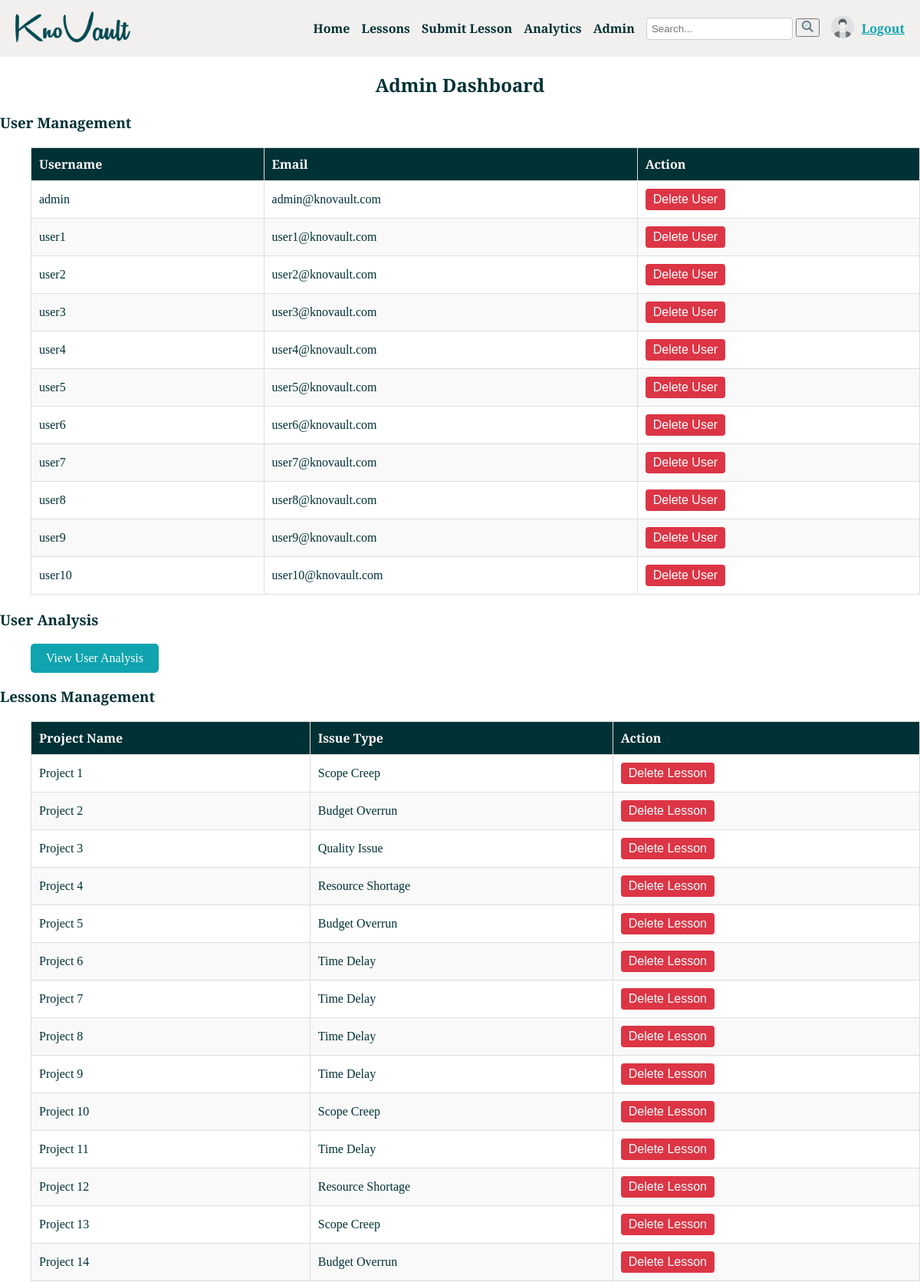
Screenshot of /admin/ (signed in, upper part) with the database file from the repository.
### app/models.py (models this page shows, shortened)
class User(db.Model, UserMixin):
    id = db.Column(db.Integer, primary_key=True)
    full_name = db.Column(db.String(100), nullable=False)  # Added field for full name
    username = db.Column(db.String(20), unique=True, nullable=False)
    email = db.Column(db.String(120), unique=True, nullable=False)
    password_hash = db.Column(db.String(128))
    role = db.Column(db.String(10), default='user')  # 'user' or 'admin'
    project_role = db.Column(db.String(50), nullable=True)  # Optional field for project role
    is_active = db.Column(db.Boolean, default=True)  # Field for account status
    terms_accepted = db.Column(db.Boolean, default=False, nullable=False)  # Field for terms acceptance
    @property
    def is_admin(self):
        return self.role == 'admin'

class Lesson(db.Model):
    id = db.Column(db.Integer, primary_key=True)
    user_id = db.Column(db.Integer, ForeignKey('user.id', name='fk_lesson_user_id'))
    project_name = db.Column(db.String(100), nullable=False)
    project_phase = db.Column(db.String(50), nullable=False)
    issue_type = db.Column(db.String(50), nullable=False)
    solution = db.Column(db.Text, nullable=False)
    recommendation = db.Column(db.Text, nullable=True)
    tags = db.Column(db.String(100), nullable=True)
    project_description = db.Column(db.Text, nullable=True)
    project_start_date = db.Column(db.DateTime, nullable=True)
    project_end_date = db.Column(db.DateTime, nullable=True)
    project_status = db.Column(db.String(50), nullable=True)  # e.g., "Ongoing", "Completed"
    PROJECT_PHASES = [
        'Initiation Phase',
        'Planning Phase',
        'Execution Phase',
        'Monitoring and Controlling Phase',
        'Closure Phase'
    ]
    ISSUE_TYPES = [
        'Communication Issues',
        'Resource Allocation Issues',
        'Scope Creep',
        'Risk Management',
        'Quality Issues',
        'Stakeholder Alignment',
        'Technical Challenges',
        'Timeline/Deadline Issues',
        'Dependency Management',
        'Budget Overrun',
        'Regulatory or Compliance Issues',
        'Human Resource Issues',
        'Project Governance',
        'Environmental/Social Impact',
        'Others'
    ]
    PROJECT_STATUSES = ['Ongoing', 'Completed', 'On Hold']

### app/admin/routes.py (the view)
@admin.route('/')
@login_required
def admin_dashboard():
    if current_user.role != 'admin':
        flash('Access denied: Admins only.')
        return redirect(url_for('main.home'))
    users = User.query.all()
    lessons = Lesson.query.all()
    return render_template('admin.html', users=users, lessons=lessons)

### app/__init__.py (called while the page is built)
@login_manager.user_loader
def load_user(user_id):
    from app.models import User
    return User.query.get(int(user_id))

### app/templates/admin.html
{% extends "base.html" %}
{% block content %}
<h2>Admin Dashboard</h2>
<h3>User Management</h3>
<ul>
    <table class="user-table">
    <thead>
        <tr>
            <th>Username</th>
            <th>Email</th>
            <th>Action</th>
        </tr>
    </thead>
    <tbody>
        {% for user in users %}
        <tr>
            <td>{{ user.username }}</td>
            <td>{{ user.email }}</td>
            <td>
                <form action="{{ url_for('admin.delete_user', user_id=user.id) }}" method="post" style="display:inline;">
                    <button type="submit" onclick="return confirm('Are you sure you want to delete this user?');" class="btn btn-danger">Delete User</button>
                </form>
            </td>
        </tr>
        {% endfor %}
    </tbody>
    </table>
</ul>
<h3>User Analysis</h3>
<ul>
<a href="{{ url_for('admin.user_analysis') }}" class="btn btn-primary">View User Analysis</a>
</ul>
<h3>Lessons Management</h3>
<ul>
    <table class="user-table">
    <thead>
        <tr>
            <th>Project Name</th>
            <th>Issue Type</th>
            <th>Action</th>
        </tr>
    </thead>
    <tbody>
        {% for lesson in lessons %}
        <tr>
            <td>{{ lesson.project_name }}</td>
            <td>{{ lesson.issue_type }}</td>
            <td>
                <form action="{{ url_for('admin.delete_lesson', lesson_id=lesson.id) }}" method="post" style="display:inline;">
                    <button type="submit" onclick="return confirm('Are you sure you want to delete this lesson?');" class="btn btn-danger">Delete Lesson</button>
                </form>
            </td>
        </tr>
        {% endfor %}
    </tbody>
    </table>
</ul>
{% endblock %}

### app/static/style.css (style rules this page uses)
:root { --primary-color: #003135; --secondary-color: #0fa4af; --background-color: #ffffff; --header-background-color: #f2f0ef; }
body { background-color: var(--background-color); color: var(--primary-color); font-family: 'Playfair Display', serif; margin: 0; padding: 0; display: flex; flex-direction: column; min-height: 100vh; }
h1, h2 { text-align: center; color: #003135; }
.btn { display: inline-block; padding: 10px 20px; font-size: 16px; color: white; background-color: #0fa4af; text-decoration: none; border-radius: 5px; text-align: center; cursor: pointer; }
.user-table { width: 100%; border-collapse: collapse; margin: 20px 0; font-size: 16px; text-align: left; }
.user-table thead th { background-color: #003135; color: white; padding: 10px; border: 1px solid #ddd; }
.user-table tbody td { padding: 10px; border: 1px solid #ddd; }
.user-table tbody tr:nth-child(even) { background-color: #f9f9f9; }
.btn-danger { color: white; background-color: #dc3545; border: none; padding: 5px 10px; border-radius: 4px; cursor: pointer; }

### rows the page displays
User: username "admin", email "admin@knovault.com"
User: username "user1", email "user1@knovault.com"
User: username "user2", email "user2@knovault.com"
User: username "user3", email "user3@knovault.com"
User: username "user4", email "user4@knovault.com"
User: username "user5", email "user5@knovault.com"
User: username "user6", email "user6@knovault.com"
User: username "user7", email "user7@knovault.com"
User: username "user8", email "user8@knovault.com"
User: username "user9", email "user9@knovault.com"
User: username "user10", email "user10@knovault.com"
Lesson: project_name "Project 1", issue_type "Scope Creep"
Lesson: project_name "Project 2", issue_type "Budget Overrun"
Lesson: project_name "Project 3", issue_type "Quality Issue"
Lesson: project_name "Project 4", issue_type "Resource Shortage"
Lesson: project_name "Project 5", issue_type "Budget Overrun"
Lesson: project_name "Project 6", issue_type "Time Delay"
Lesson: project_name "Project 7", issue_type "Time Delay"
Lesson: project_name "Project 8", issue_type "Time Delay"
Lesson: project_name "Project 9", issue_type "Time Delay"
Lesson: project_name "Project 10", issue_type "Scope Creep"
Lesson: project_name "Project 11", issue_type "Time Delay"
Lesson: project_name "Project 12", issue_type "Resource Shortage"
Lesson: project_name "Project 13", issue_type "Scope Creep"
Lesson: project_name "Project 14", issue_type "Budget Overrun"
